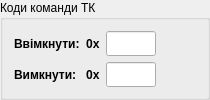
               <widget class="QGroupBox" name="groupBox_3">
                <property name="title">
                 <string>Коди команди ТК</string>
                </property>
                <layout class="QVBoxLayout" name="verticalLayout_4">
                 <property name="bottomMargin">
                  <number>9</number>
                 </property>
                 <item>
                  <layout class="QGridLayout" name="gridLayout">
                   <property name="bottomMargin">
                    <number>0</number>
                   </property>
                   <item row="0" column="1">
                    <widget class="QLineEdit" name="leOnVal">
                     <property name="minimumSize">
                      <size>
                       <width>50</width>
                       <height>25</height>
                      </size>
                     </property>
                     <property name="maximumSize">
                      <size>
                       <width>50</width>
                       <height>25</height>
                      </size>
                     </property>
                     <property name="font">
                      <font>
                       <pointsize>9</pointsize>
                       <bold>true</bold>
                      </font>
                     </property>
                    </widget>
                   </item>
                   <item row="1" column="0">
                    <widget class="QLabel" name="label_8">
                     <property name="font">
                      <font>
                       <pointsize>9</pointsize>
                       <bold>true</bold>
                      </font>
                     </property>
                     <property name="text">
                      <string>Вимкнути:   0x</string>
                     </property>
                    </widget>
                   </item>
                   <item row="0" column="2">
                    <spacer name="horizontalSpacer_7">
                     <property name="orientation">
                      <enum>Qt::Orientation::Horizontal</enum>
                     </property>
                     <property name="sizeHint" stdset="0">
                      <size>
                       <width>40</width>
                       <height>20</height>
                      </size>
                     </property>
                    </spacer>
                   </item>
                   <item row="0" column="0">
                    <widget class="QLabel" name="label_7">
                     <property name="font">
                      <font>
                       <pointsize>9</pointsize>
                       <bold>true</bold>
                      </font>
                     </property>
                     <property name="text">
                      <string>Ввімкнути:  0x</string>
                     </property>
                    </widget>
                   </item>
                   <item row="1" column="1">
                    <widget class="QLineEdit" name="leOffVal">
                     <property name="minimumSize">
                      <size>
                       <width>50</width>
                       <height>25</height>
                      </size>
                     </property>
                     <property name="maximumSize">
                      <size>
                       <width>50</width>
                       <height>25</height>
                      </size>
                     </property>
                     <property name="font">
                      <font>
                       <pointsize>9</pointsize>
                       <bold>true</bold>
                      </font>
                     </property>
                    </widget>
                   </item>
                  </layout>
                 </item>
                </layout>
               </widget>
